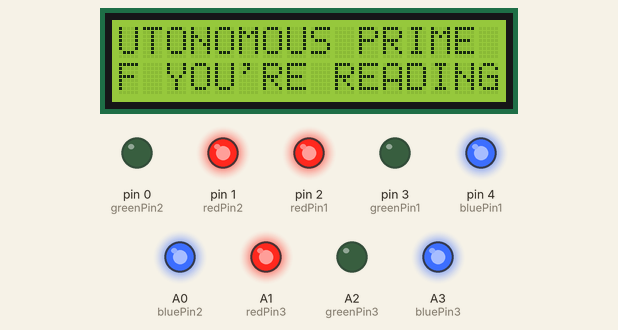
This sketch was run on a simulated Arduino Uno, built with avr-gcc and run on an emulated ATmega328P. Shown: 16×2 character LCD, output pins drawn as LEDs (lit = HIGH).

Above: at 40.5 s.
At 60.52 s:
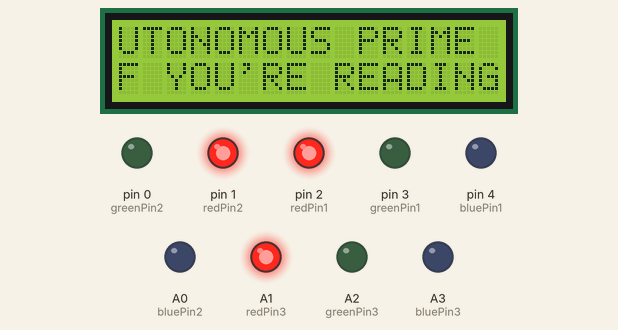
At 60.9 s:
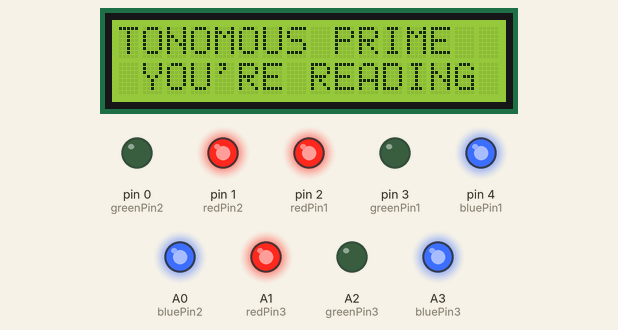
At 81.3 s:
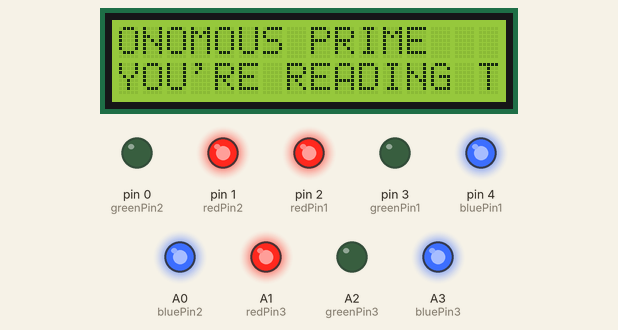
At 101.7 s:
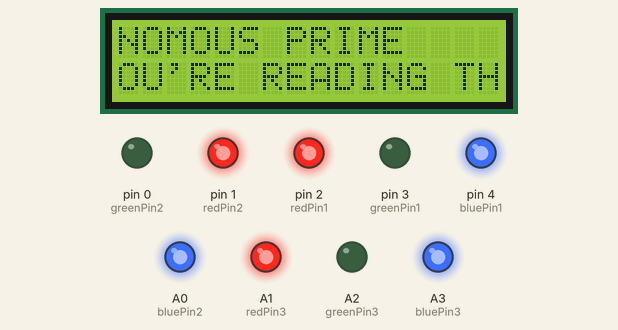
At 122.2 s:
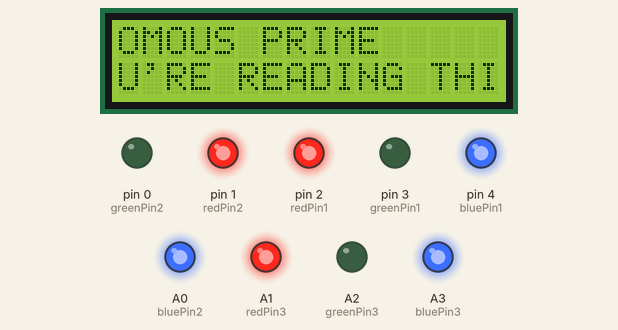
Timing chart, 0 to 123.7 s (numbered marks = the images above):
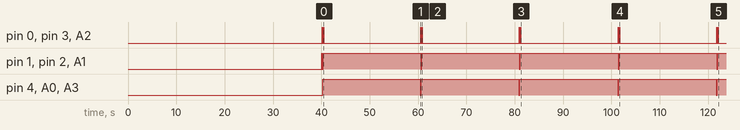

The sketch:

TankPizzaz.ino
```cpp
#include <LiquidCrystal.h>

//set pins for LCD and LEDs
LiquidCrystal lcd(7, 8, 9, 10, 11, 12);

int redPin1 = 2;
int greenPin1 = 3;
int bluePin1 = 4;
int redPin2 = 1;
int greenPin2 = 0;
int bluePin2 = A0;
int redPin3 = A1;
int greenPin3 = A2;
int bluePin3 = A3;

void setup() {
  //set pins as outputs
  pinMode(redPin1, OUTPUT);
  pinMode(greenPin1, OUTPUT);
  pinMode(bluePin1, OUTPUT);
  pinMode(redPin2, OUTPUT);
  pinMode(greenPin2, OUTPUT);
  pinMode(bluePin2, OUTPUT);

  lcd.begin(16, 2);
}

long previousMillis = 0;
void loop() {
  unsigned long currentMillis = millis();
  delay(20000);
  if (currentMillis - previousMillis >= 100) {
    previousMillis = currentMillis;

    setColor(255, 0, 0);
    delay(100);
    setColor(0, 255, 0);
    delay(100);
    setColor(0, 0, 255);
    delay(100);
    setColor(255, 255, 255);
    delay(100);
    setColor(170, 0, 255);

    lcd.setCursor(0, 0);
    lcd.print("AUTONOMOUS PRIME");
    scrollText("IF YOU'RE READING THIS YOU'RE LOSING", 125);
  }
}

void scrollText(String text, int interval) {
  static unsigned long textScrollMillis = 0;
  if (millis() - textScrollMillis >= interval) {
    textScrollMillis = millis();
    lcd.scrollDisplayLeft();
  }
  lcd.setCursor(0, 1);
  lcd.print(text);
}

void setColor(int redValue, int greenValue, int blueValue) {
  analogWrite(redPin1, redValue);
  analogWrite(greenPin1, greenValue);
  analogWrite(bluePin1, blueValue);
  analogWrite(redPin2, redValue);
  analogWrite(greenPin2, greenValue);
  analogWrite(bluePin2, blueValue);
  analogWrite(redPin3, redValue);
  analogWrite(greenPin3, greenValue);
  analogWrite(bluePin3, blueValue);
}
```

Measured:
- by itself, pin 4 (bluePin1), A0 (bluePin2), A3 (bluePin3): LOW → HIGH at 40.3 s, → LOW 20.2 s later, → HIGH 0.20 s later, → LOW 20.2 s later, … (9 changes in this stretch)
- by itself, pin 1 (redPin2), pin 2 (redPin1), A1 (redPin3): LOW → HIGH at 40.1 s, → LOW 0.10 s later, → HIGH 0.20 s later, → LOW 20.2 s later, … (11 changes in this stretch)
